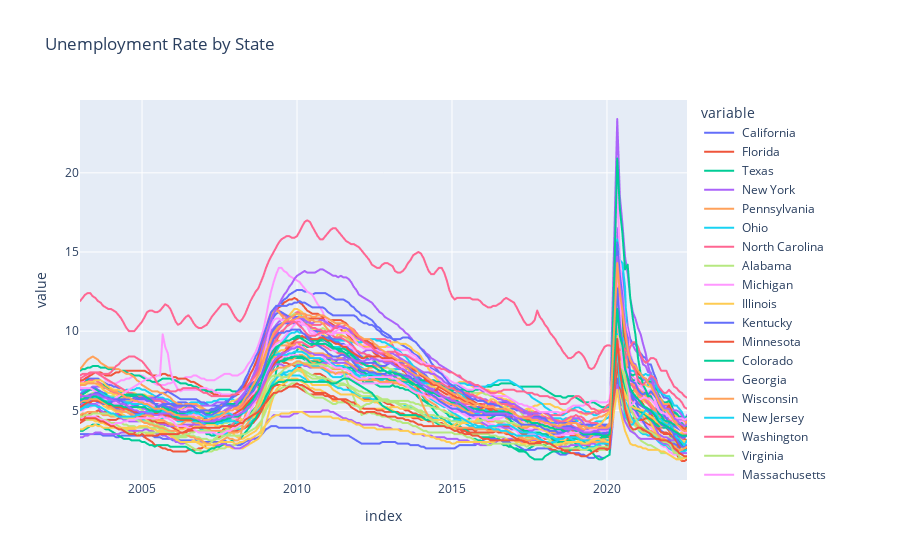

The notebook cell this image was saved under:
### Code cell
px.line(unemp_states, title='Unemployment Rate by State')

### Figure 1 — Plotly figure (JSON) as saved in the notebook; plotly's stock layout.template omitted (floating-point values rounded to 4 significant figures; data arrays with more than 128 entries replaced by an {"elided": "..."} marker saying what was removed)
{"data": [{"hovertemplate": "variable= California<br>index=%{x}<br>value=%{y}<extra></extra>", "legendgroup": " California", "line": {"color": "#636efa", "dash": "solid"}, "marker": {"symbol": "circle"}, "mode": "lines", "name": " California", "showlegend": true, "type": "scattergl", "x": {"elided": "234 str values"}, "xaxis": "x", "y": {"elided": "234 float values"}, "yaxis": "y"}, {"hovertemplate": "variable= Florida<br>index=%{x}<br>value=%{y}<extra></extra>", "legendgroup": " Florida", "line": {"color": "#EF553B", "dash": "solid"}, "marker": {"symbol": "circle"}, "mode": "lines", "name": " Florida", "showlegend": true, "type": "scattergl", "x": {"elided": "234 str values"}, "xaxis": "x", "y": {"elided": "234 float values"}, "yaxis": "y"}, {"hovertemplate": "variable= Texas<br>index=%{x}<br>value=%{y}<extra></extra>", "legendgroup": " Texas", "line": {"color": "#00cc96", "dash": "solid"}, "marker": {"symbol": "circle"}, "mode": "lines", "name": " Texas", "showlegend": true, "type": "scattergl", "x": {"elided": "234 str values"}, "xaxis": "x", "y": {"elided": "234 float values"}, "yaxis": "y"}, {"hovertemplate": "variable= New York<br>index=%{x}<br>value=%{y}<extra></extra>", "legendgroup": " New York", "line": {"color": "#ab63fa", "dash": "solid"}, "marker": {"symbol": "circle"}, "mode": "lines", "name": " New York", "showlegend": true, "type": "scattergl", "x": {"elided": "234 str values"}, "xaxis": "x", "y": {"elided": "234 float values"}, "yaxis": "y"}, {"hovertemplate": "variable= Pennsylvania<br>index=%{x}<br>value=%{y}<extra></extra>", "legendgroup": " Pennsylvania", "line": {"color": "#FFA15A", "dash": "solid"}, "marker": {"symbol": "circle"}, "mode": "lines", "name": " Pennsylvania", "showlegend": true, "type": "scattergl", "x": {"elided": "234 str values"}, "xaxis": "x", "y": {"elided": "234 float values"}, "yaxis": "y"}, {"hovertemplate": "variable= Ohio<br>index=%{x}<br>value=%{y}<extra></extra>", "legendgroup": " Ohio", "line": {"color": "#19d3f3", "dash": "solid"}, "marker": {"symbol": "circle"}, "mode": "lines", "name": " Ohio", "showlegend": true, "type": "scattergl", "x": {"elided": "234 str values"}, "xaxis": "x", "y": {"elided": "234 float values"}, "yaxis": "y"}, {"hovertemplate": "variable= North Carolina<br>index=%{x}<br>value=%{y}<extra></extra>", "legendgroup": " North Carolina", "line": {"color": "#FF6692", "dash": "solid"}, "marker": {"symbol": "circle"}, "mode": "lines", "name": " North Carolina", "showlegend": true, "type": "scattergl", "x": {"elided": "234 str values"}, "xaxis": "x", "y": {"elided": "234 float values"}, "yaxis": "y"}, {"hovertemplate": "variable= Alabama<br>index=%{x}<br>value=%{y}<extra></extra>", "legendgroup": " Alabama", "line": {"color": "#B6E880", "dash": "solid"}, "marker": {"symbol": "circle"}, "mode": "lines", "name": " Alabama", "showlegend": true, "type": "scattergl", "x": {"elided": "234 str values"}, "xaxis": "x", "y": {"elided": "234 float values"}, "yaxis": "y"}, {"hovertemplate": "variable= Michigan<br>index=%{x}<br>value=%{y}<extra></extra>", "legendgroup": " Michigan", "line": {"color": "#FF97FF", "dash": "solid"}, "marker": {"symbol": "circle"}, "mode": "lines", "name": " Michigan", "showlegend": true, "type": "scattergl", "x": {"elided": "234 str values"}, "xaxis": "x", "y": {"elided": "234 float values"}, "yaxis": "y"}, {"hovertemplate": "variable= Illinois<br>index=%{x}<br>value=%{y}<extra></extra>", "legendgroup": " Illinois", "line": {"color": "#FECB52", "dash": "solid"}, "marker": {"symbol": "circle"}, "mode": "lines", "name": " Illinois", "showlegend": true, "type": "scattergl", "x": {"elided": "234 str values"}, "xaxis": "x", "y": {"elided": "234 float values"}, "yaxis": "y"}, {"hovertemplate": "variable= Kentucky<br>index=%{x}<br>value=%{y}<extra></extra>", "legendgroup": " Kentucky", "line": {"color": "#636efa", "dash": "solid"}, "marker": {"symbol": "circle"}, "mode": "lines", "name": " Kentucky", "showlegend": true, "type": "scattergl", "x": {"elided": "234 str values"}, "xaxis": "x", "y": {"elided": "234 float values"}, "yaxis": "y"}, {"hovertemplate": "variable= Minnesota<br>index=%{x}<br>value=%{y}<extra></extra>", "legendgroup": " Minnesota", "line": {"color": "#EF553B", "dash": "solid"}, "marker": {"symbol": "circle"}, "mode": "lines", "name": " Minnesota", "showlegend": true, "type": "scattergl", "x": {"elided": "234 str values"}, "xaxis": "x", "y": {"elided": "234 float values"}, "yaxis": "y"}, {"hovertemplate": "variable= Colorado<br>index=%{x}<br>value=%{y}<extra></extra>", "legendgroup": " Colorado", "line": {"color": "#00cc96", "dash": "solid"}, "marker": {"symbol": "circle"}, "mode": "lines", "name": " Colorado", "showlegend": true, "type": "scattergl", "x": {"elided": "234 str values"}, "xaxis": "x", "y": {"elided": "234 float values"}, "yaxis": "y"}, {"hovertemplate": "variable= Georgia<br>index=%{x}<br>value=%{y}<extra></extra>", "legendgroup": " Georgia", "line": {"color": "#ab63fa", "dash": "solid"}, "marker": {"symbol": "circle"}, "mode": "lines", "name": " Georgia", "showlegend": true, "type": "scattergl", "x": {"elided": "234 str values"}, "xaxis": "x", "y": {"elided": "234 float values"}, "yaxis": "y"}, {"hovertemplate": "variable= Wisconsin<br>index=%{x}<br>value=%{y}<extra></extra>", "legendgroup": " Wisconsin", "line": {"color": "#FFA15A", "dash": "solid"}, "marker": {"symbol": "circle"}, "mode": "lines", "name": " Wisconsin", "showlegend": true, "type": "scattergl", "x": {"elided": "234 str values"}, "xaxis": "x", "y": {"elided": "234 float values"}, "yaxis": "y"}, {"hovertemplate": "variable= New Jersey<br>index=%{x}<br>value=%{y}<extra></extra>", "legendgroup": " New Jersey", "line": {"color": "#19d3f3", "dash": "solid"}, "marker": {"symbol": "circle"}, "mode": "lines", "name": " New Jersey", "showlegend": true, "type": "scattergl", "x": {"elided": "234 str values"}, "xaxis": "x", "y": {"elided": "234 float values"}, "yaxis": "y"}, {"hovertemplate": "variable= Washington<br>index=%{x}<br>value=%{y}<extra></extra>", "legendgroup": " Washington", "line": {"color": "#FF6692", "dash": "solid"}, "marker": {"symbol": "circle"}, "mode": "lines", "name": " Washington", "showlegend": true, "type": "scattergl", "x": {"elided": "234 str values"}, "xaxis": "x", "y": {"elided": "234 float values"}, "yaxis": "y"}, {"hovertemplate": "variable= Virginia<br>index=%{x}<br>value=%{y}<extra></extra>", "legendgroup": " Virginia", "line": {"color": "#B6E880", "dash": "solid"}, "marker": {"symbol": "circle"}, "mode": "lines", "name": " Virginia", "showlegend": true, "type": "scattergl", "x": {"elided": "234 str values"}, "xaxis": "x", "y": {"elided": "234 float values"}, "yaxis": "y"}, {"hovertemplate": "variable= Massachusetts<br>index=%{x}<br>value=%{y}<extra></extra>", "legendgroup": " Massachusetts", "line": {"color": "#FF97FF", "dash": "solid"}, "marker": {"symbol": "circle"}, "mode": "lines", "name": " Massachusetts", "showlegend": true, "type": "scattergl", "x": {"elided": "234 str values"}, "xaxis": "x", "y": {"elided": "234 float values"}, "yaxis": "y"}, {"hovertemplate": "variable= West Virginia<br>index=%{x}<br>value=%{y}<extra></extra>", "legendgroup": " West Virginia", "line": {"color": "#FECB52", "dash": "solid"}, "marker": {"symbol": "circle"}, "mode": "lines", "name": " West Virginia", "showlegend": true, "type": "scattergl", "x": {"elided": "234 str values"}, "xaxis": "x", "y": {"elided": "234 float values"}, "yaxis": "y"}, {"hovertemplate": "variable= Tennessee<br>index=%{x}<br>value=%{y}<extra></extra>", "legendgroup": " Tennessee", "line": {"color": "#636efa", "dash": "solid"}, "marker": {"symbol": "circle"}, "mode": "lines", "name": " Tennessee", "showlegend": true, "type": "scattergl", "x": {"elided": "234 str values"}, "xaxis": "x", "y": {"elided": "234 float values"}, "yaxis": "y"}, {"hovertemplate": "variable= South Carolina<br>index=%{x}<br>value=%{y}<extra></extra>", "legendgroup": " South Carolina", "line": {"color": "#EF553B", "dash": "solid"}, "marker": {"symbol": "circle"}, "mode": "lines", "name": " South Carolina", "showlegend": true, "type": "scattergl", "x": {"elided": "234 str values"}, "xaxis": "x", "y": {"elided": "234 float values"}, "yaxis": "y"}, {"hovertemplate": "variable= Alaska<br>index=%{x}<br>value=%{y}<extra></extra>", "legendgroup": " Alaska", "line": {"color": "#00cc96", "dash": "solid"}, "marker": {"symbol": "circle"}, "mode": "lines", "name": " Alaska", "showlegend": true, "type": "scattergl", "x": {"elided": "234 str values"}, "xaxis": "x", "y": {"elided": "234 float values"}, "yaxis": "y"}, {"hovertemplate": "variable= Arkansas<br>index=%{x}<br>value=%{y}<extra></extra>", "legendgroup": " Arkansas", "line": {"color": "#ab63fa", "dash": "solid"}, "marker": {"symbol": "circle"}, "mode": "lines", "name": " Arkansas", "showlegend": true, "type": "scattergl", "x": {"elided": "234 str values"}, "xaxis": "x", "y": {"elided": "234 float values"}, "yaxis": "y"}, {"hovertemplate": "variable= Oregon<br>index=%{x}<br>value=%{y}<extra></extra>", "legendgroup": " Oregon", "line": {"color": "#FFA15A", "dash": "solid"}, "marker": {"symbol": "circle"}, "mode": "lines", "name": " Oregon", "showlegend": true, "type": "scattergl", "x": {"elided": "234 str values"}, "xaxis": "x", "y": {"elided": "234 float values"}, "yaxis": "y"}, {"hovertemplate": "variable= New Mexico<br>index=%{x}<br>value=%{y}<extra></extra>", "legendgroup": " New Mexico", "line": {"color": "#19d3f3", "dash": "solid"}, "marker": {"symbol": "circle"}, "mode": "lines", "name": " New Mexico", "showlegend": true, "type": "scattergl", "x": {"elided": "234 str values"}, "xaxis": "x", "y": {"elided": "234 float values"}, "yaxis": "y"}, {"hovertemplate": "variable= Arizona<br>index=%{x}<br>value=%{y}<extra></extra>", "legendgroup": " Arizona", "line": {"color": "#FF6692", "dash": "solid"}, "marker": {"symbol": "circle"}, "mode": "lines", "name": " Arizona", "showlegend": true, "type": "scattergl", "x": {"elided": "234 str values"}, "xaxis": "x", "y": {"elided": "234 float values"}, "yaxis": "y"}, {"hovertemplate": "variable= Utah<br>index=%{x}<br>value=%{y}<extra></extra>", "legendgroup": " Utah", "line": {"color": "#B6E880", "dash": "solid"}, "marker": {"symbol": "circle"}, "mode": "lines", "name": " Utah", "showlegend": true, "type": "scattergl", "x": {"elided": "234 str values"}, "xaxis": "x", "y": {"elided": "234 float values"}, "yaxis": "y"}, {"hovertemplate": "variable= Indiana<br>index=%{x}<br>value=%{y}<extra></extra>", "legendgroup": " Indiana", "line": {"color": "#FF97FF", "dash": "solid"}, "marker": {"symbol": "circle"}, "mode": "lines", "name": " Indiana", "showlegend": true, "type": "scattergl", "x": {"elided": "234 str values"}, "xaxis": "x", "y": {"elided": "234 float values"}, "yaxis": "y"}, {"hovertemplate": "variable= Oklahoma<br>index=%{x}<br>value=%{y}<extra></extra>", "legendgroup": " Oklahoma", "line": {"color": "#FECB52", "dash": "solid"}, "marker": {"symbol": "circle"}, "mode": "lines", "name": " Oklahoma", "showlegend": true, "type": "scattergl", "x": {"elided": "234 str values"}, "xaxis": "x", "y": {"elided": "234 float values"}, "yaxis": "y"}, {"hovertemplate": "variable= North Dakota<br>index=%{x}<br>value=%{y}<extra></extra>", "legendgroup": " North Dakota", "line": {"color": "#636efa", "dash": "solid"}, "marker": {"symbol": "circle"}, "mode": "lines", "name": " North Dakota", "showlegend": true, "type": "scattergl", "x": {"elided": "234 str values"}, "xaxis": "x", "y": {"elided": "234 float values"}, "yaxis": "y"}, {"hovertemplate": "variable= Iowa<br>index=%{x}<br>value=%{y}<extra></extra>", "legendgroup": " Iowa", "line": {"color": "#EF553B", "dash": "solid"}, "marker": {"symbol": "circle"}, "mode": "lines", "name": " Iowa", "showlegend": true, "type": "scattergl", "x": {"elided": "234 str values"}, "xaxis": "x", "y": {"elided": "234 float values"}, "yaxis": "y"}, {"hovertemplate": "variable= Missouri<br>index=%{x}<br>value=%{y}<extra></extra>", "legendgroup": " Missouri", "line": {"color": "#00cc96", "dash": "solid"}, "marker": {"symbol": "circle"}, "mode": "lines", "name": " Missouri", "showlegend": true, "type": "scattergl", "x": {"elided": "234 str values"}, "xaxis": "x", "y": {"elided": "234 float values"}, "yaxis": "y"}, {"hovertemplate": "variable= Nevada<br>index=%{x}<br>value=%{y}<extra></extra>", "legendgroup": " Nevada", "line": {"color": "#ab63fa", "dash": "solid"}, "marker": {"symbol": "circle"}, "mode": "lines", "name": " Nevada", "showlegend": true, "type": "scattergl", "x": {"elided": "234 str values"}, "xaxis": "x", "y": {"elided": "234 float values"}, "yaxis": "y"}, {"hovertemplate": "variable= Maryland<br>index=%{x}<br>value=%{y}<extra></extra>", "legendgroup": " Maryland", "line": {"color": "#FFA15A", "dash": "solid"}, "marker": {"symbol": "circle"}, "mode": "lines", "name": " Maryland", "showlegend": true, "type": "scattergl", "x": {"elided": "234 str values"}, "xaxis": "x", "y": {"elided": "234 float values"}, "yaxis": "y"}, {"hovertemplate": "variable= Kansas<br>index=%{x}<br>value=%{y}<extra></extra>", "legendgroup": " Kansas", "line": {"color": "#19d3f3", "dash": "solid"}, "marker": {"symbol": "circle"}, "mode": "lines", "name": " Kansas", "showlegend": true, "type": "scattergl", "x": {"elided": "234 str values"}, "xaxis": "x", "y": {"elided": "234 float values"}, "yaxis": "y"}, {"hovertemplate": "variable= Puerto Rico<br>index=%{x}<br>value=%{y}<extra></extra>", "legendgroup": " Puerto Rico", "line": {"color": "#FF6692", "dash": "solid"}, "marker": {"symbol": "circle"}, "mode": "lines", "name": " Puerto Rico", "showlegend": true, "type": "scattergl", "x": {"elided": "234 str values"}, "xaxis": "x", "y": {"elided": "234 float values"}, "yaxis": "y"}, {"hovertemplate": "variable= Montana<br>index=%{x}<br>value=%{y}<extra></extra>", "legendgroup": " Montana", "line": {"color": "#B6E880", "dash": "solid"}, "marker": {"symbol": "circle"}, "mode": "lines", "name": " Montana", "showlegend": true, "type": "scattergl", "x": {"elided": "234 str values"}, "xaxis": "x", "y": {"elided": "234 float values"}, "yaxis": "y"}, {"hovertemplate": "variable= Mississippi<br>index=%{x}<br>value=%{y}<extra></extra>", "legendgroup": " Mississippi", "line": {"color": "#FF97FF", "dash": "solid"}, "marker": {"symbol": "circle"}, "mode": "lines", "name": " Mississippi", "showlegend": true, "type": "scattergl", "x": {"elided": "234 str values"}, "xaxis": "x", "y": {"elided": "234 float values"}, "yaxis": "y"}, {"hovertemplate": "variable= Wyoming<br>index=%{x}<br>value=%{y}<extra></extra>", "legendgroup": " Wyoming", "line": {"color": "#FECB52", "dash": "solid"}, "marker": {"symbol": "circle"}, "mode": "lines", "name": " Wyoming", "showlegend": true, "type": "scattergl", "x": {"elided": "234 str values"}, "xaxis": "x", "y": {"elided": "234 float values"}, "yaxis": "y"}, {"hovertemplate": "variable= Rhode Island<br>index=%{x}<br>value=%{y}<extra></extra>", "legendgroup": " Rhode Island", "line": {"color": "#636efa", "dash": "solid"}, "marker": {"symbol": "circle"}, "mode": "lines", "name": " Rhode Island", "showlegend": true, "type": "scattergl", "x": {"elided": "234 str values"}, "xaxis": "x", "y": {"elided": "234 float values"}, "yaxis": "y"}, {"hovertemplate": "variable= Connecticut<br>index=%{x}<br>value=%{y}<extra></extra>", "legendgroup": " Connecticut", "line": {"color": "#EF553B", "dash": "solid"}, "marker": {"symbol": "circle"}, "mode": "lines", "name": " Connecticut", "showlegend": true, "type": "scattergl", "x": {"elided": "234 str values"}, "xaxis": "x", "y": {"elided": "234 float values"}, "yaxis": "y"}, {"hovertemplate": "variable= Hawaii<br>index=%{x}<br>value=%{y}<extra></extra>", "legendgroup": " Hawaii", "line": {"color": "#00cc96", "dash": "solid"}, "marker": {"symbol": "circle"}, "mode": "lines", "name": " Hawaii", "showlegend": true, "type": "scattergl", "x": {"elided": "234 str values"}, "xaxis": "x", "y": {"elided": "234 float values"}, "yaxis": "y"}, {"hovertemplate": "variable= South Dakota<br>index=%{x}<br>value=%{y}<extra></extra>", "legendgroup": " South Dakota", "line": {"color": "#ab63fa", "dash": "solid"}, "marker": {"symbol": "circle"}, "mode": "lines", "name": " South Dakota", "showlegend": true, "type": "scattergl", "x": {"elided": "234 str values"}, "xaxis": "x", "y": {"elided": "234 float values"}, "yaxis": "y"}, {"hovertemplate": "variable= Idaho<br>index=%{x}<br>value=%{y}<extra></extra>", "legendgroup": " Idaho", "line": {"color": "#FFA15A", "dash": "solid"}, "marker": {"symbol": "circle"}, "mode": "lines", "name": " Idaho", "showlegend": true, "type": "scattergl", "x": {"elided": "234 str values"}, "xaxis": "x", "y": {"elided": "234 float values"}, "yaxis": "y"}, {"hovertemplate": "variable= Maine<br>index=%{x}<br>value=%{y}<extra></extra>", "legendgroup": " Maine", "line": {"color": "#19d3f3", "dash": "solid"}, "marker": {"symbol": "circle"}, "mode": "lines", "name": " Maine", "showlegend": true, "type": "scattergl", "x": {"elided": "234 str values"}, "xaxis": "x", "y": {"elided": "234 float values"}, "yaxis": "y"}, {"hovertemplate": "variable= the District of Columbia<br>index=%{x}<br>value=%{y}<extra></extra>", "legendgroup": " the District of Columbia", "line": {"color": "#FF6692", "dash": "solid"}, "marker": {"symbol": "circle"}, "mode": "lines", "name": " the District of Columbia", "showlegend": true, "type": "scattergl", "x": {"elided": "234 str values"}, "xaxis": "x", "y": {"elided": "234 float values"}, "yaxis": "y"}, {"hovertemplate": "variable= New Hampshire<br>index=%{x}<br>value=%{y}<extra></extra>", "legendgroup": " New Hampshire", "line": {"color": "#B6E880", "dash": "solid"}, "marker": {"symbol": "circle"}, "mode": "lines", "name": " New Hampshire", "showlegend": true, "type": "scattergl", "x": {"elided": "234 str values"}, "xaxis": "x", "y": {"elided": "234 float values"}, "yaxis": "y"}, {"hovertemplate": "variable= Delaware<br>index=%{x}<br>value=%{y}<extra></extra>", "legendgroup": " Delaware", "line": {"color": "#FF97FF", "dash": "solid"}, "marker": {"symbol": "circle"}, "mode": "lines", "name": " Delaware", "showlegend": true, "type": "scattergl", "x": {"elided": "234 str values"}, "xaxis": "x", "y": {"elided": "234 float values"}, "yaxis": "y"}, {"hovertemplate": "variable= Nebraska<br>index=%{x}<br>value=%{y}<extra></extra>", "legendgroup": " Nebraska", "line": {"color": "#FECB52", "dash": "solid"}, "marker": {"symbol": "circle"}, "mode": "lines", "name": " Nebraska", "showlegend": true, "type": "scattergl", "x": {"elided": "234 str values"}, "xaxis": "x", "y": {"elided": "234 float values"}, "yaxis": "y"}, {"hovertemplate": "variable= Midwest Census Region<br>index=%{x}<br>value=%{y}<extra></extra>", "legendgroup": " Midwest Census Region", "line": {"color": "#636efa", "dash": "solid"}, "marker": {"symbol": "circle"}, "mode": "lines", "name": " Midwest Census Region", "showlegend": true, "type": "scattergl", "x": {"elided": "234 str values"}, "xaxis": "x", "y": {"elided": "234 float values"}, "yaxis": "y"}, {"hovertemplate": "variable= Vermont<br>index=%{x}<br>value=%{y}<extra></extra>", "legendgroup": " Vermont", "line": {"color": "#EF553B", "dash": "solid"}, "marker": {"symbol": "circle"}, "mode": "lines", "name": " Vermont", "showlegend": true, "type": "scattergl", "x": {"elided": "234 str values"}, "xaxis": "x", "y": {"elided": "234 float values"}, "yaxis": "y"}, {"hovertemplate": "variable= South Census Region<br>index=%{x}<br>value=%{y}<extra></extra>", "legendgroup": " South Census Region", "line": {"color": "#00cc96", "dash": "solid"}, "marker": {"symbol": "circle"}, "mode": "lines", "name": " South Census Region", "showlegend": true, "type": "scattergl", "x": {"elided": "234 str values"}, "xaxis": "x", "y": {"elided": "234 float values"}, "yaxis": "y"}, {"hovertemplate": "variable= Northeast Census Region<br>index=%{x}<br>value=%{y}<extra></extra>", "legendgroup": " Northeast Census Region", "line": {"color": "#ab63fa", "dash": "solid"}, "marker": {"symbol": "circle"}, "mode": "lines", "name": " Northeast Census Region", "showlegend": true, "type": "scattergl", "x": {"elided": "234 str values"}, "xaxis": "x", "y": {"elided": "234 float values"}, "yaxis": "y"}, {"hovertemplate": "variable= West Census Region<br>index=%{x}<br>value=%{y}<extra></extra>", "legendgroup": " West Census Region", "line": {"color": "#FFA15A", "dash": "solid"}, "marker": {"symbol": "circle"}, "mode": "lines", "name": " West Census Region", "showlegend": true, "type": "scattergl", "x": {"elided": "234 str values"}, "xaxis": "x", "y": {"elided": "234 float values"}, "yaxis": "y"}], "layout": {"legend": {"title": {"text": "variable"}, "tracegroupgap": 0}, "title": {"text": "Unemployment Rate by State"}, "xaxis": {"anchor": "y", "domain": [0, 1], "title": {"text": "index"}}, "yaxis": {"anchor": "x", "domain": [0, 1], "title": {"text": "value"}}}}
